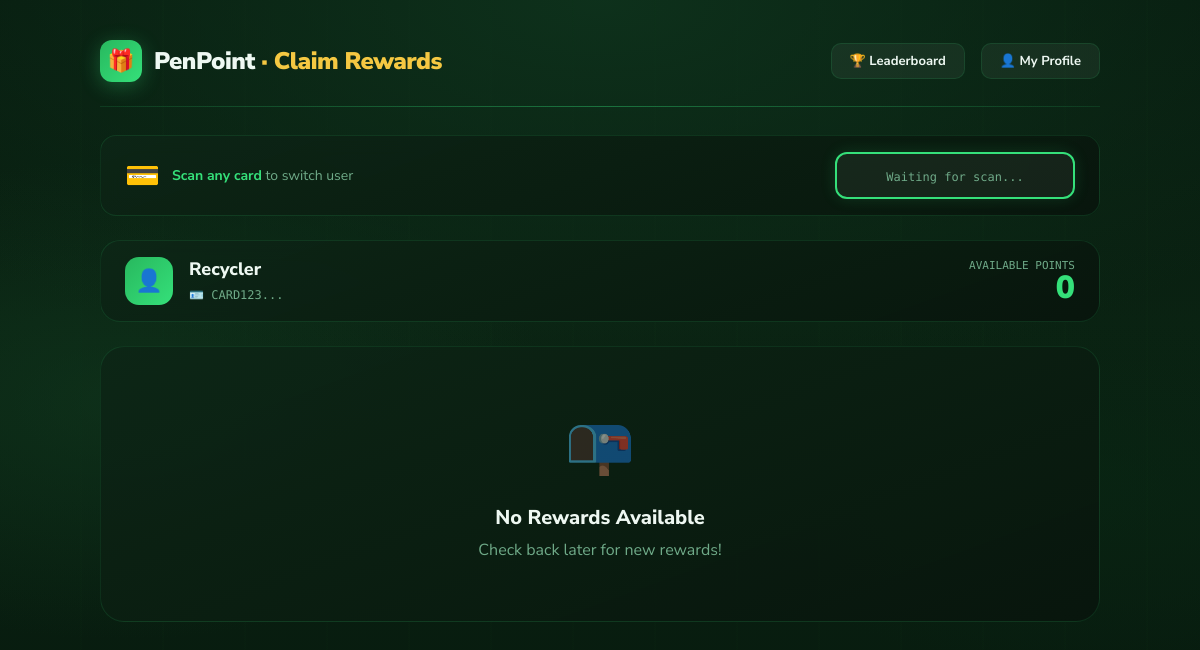
The app's page /claim.php?card=CARD123 with its own data.
### tables this page shows
CREATE TABLE `users` (
  `id` int(11) NOT NULL,
  `idcard` varchar(100) DEFAULT NULL,
  `fname` varchar(100) DEFAULT NULL,
  `mname` varchar(100) DEFAULT NULL,
  `lname` varchar(100) DEFAULT NULL,
  `user_type` enum('student','faculty','worker','outsider') DEFAULT NULL,
  `current_points` int(11) DEFAULT 0,
  `created_at` timestamp NOT NULL DEFAULT current_timestamp(),
  `total_points_earned` int(11) DEFAULT 0,
  `total_items_recycled` int(11) DEFAULT 0
);

### public/claim.php (the view, shortened to what this page needs)
<?php
$appName = defined('APP_NAME') ? APP_NAME : 'EcoPoints';
$cardFromUrl = trim($_GET['card'] ?? '');
$user = null;
$rewards = [];
if (!empty($cardFromUrl)) {
    $conn = getConnection();
    $stmt = $conn->prepare("SELECT id, idcard, fname, lname, current_points, total_points_earned FROM users WHERE idcard = ?");
    $stmt->bind_param("s", $cardFromUrl);
    $stmt->execute();
    $result = $stmt->get_result();
    $user = $result->fetch_assoc();
}
?>
<!DOCTYPE html>
<html lang="en">
<head>
</head>
<body>
    <div class="container">
        <header class="header">
            <div class="logo-area">
                <div class="logo-icon">🎁</div>
                <h1><?= htmlspecialchars($appName) ?> <span>· Claim Rewards</span></h1>
            </div>
            <div class="nav-links">
                <a href="index.php" class="nav-link">🏆 Leaderboard</a>
                <a href="user.php" class="nav-link">👤 My Profile</a>
            </div>
        </header>
        <div class="scan-bar">
            <div class="scan-status">
                <span class="scan-icon">💳</span>
                <span class="scan-text"><strong>Scan any card</strong> to switch user</span>
            </div>
            <div class="scan-input-wrapper">
                <input type="text" id="visibleCardInput" class="scan-input" placeholder="Waiting for scan..." readonly>
            </div>
        </div>
        <?php if ($user): ?>
        <div class="user-bar">
            <div class="user-info">
                <div class="user-avatar">👤</div>
                <div class="user-details">
                    <h3><?= htmlspecialchars(trim($user['fname'] . ' ' . $user['lname']) ?: 'Recycler') ?></h3>
                    <span class="card-id">🪪 <?= htmlspecialchars(substr($user['idcard'], 0, 10)) ?>...</span>
                </div>
            </div>
            <div class="points-display">
                <div class="points-label">Available Points</div>
                <div class="points-value"><?= number_format($user['current_points']) ?></div>
            </div>
        </div>
        <?php if (empty($rewards)): ?>
        <div class="empty-state">
            <div class="empty-icon">📭</div>
            <h3>No Rewards Available</h3>
            <p>Check back later for new rewards!</p>
        </div>
        <?php endif; ?>
        <?php endif; ?>
    </div>
</body>
</html>

### records on screen
users: fname+lname "Recycler", idcard "CARD123", current_points "0"

### other values on screen
$appName "PenPoint"
